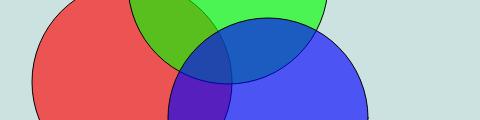
Frame 1 (no input)
Frame 60 (no input): identical to frame 1, image omitted
Frame 120 (the mouse pressed at the canvas centre since frame 60): identical to frame 1, image omitted

The p5.js sketch that drew this single still picture (run headless with seeded random() and noise() and a simulated clock; from frame 60 on, the mouse is pressed at the canvas centre):

// p5.js sketch
// ── sketch.js
function setup() {
  createCanvas(480,120);
  //noStroke();
}

function draw() {
  background(204, 226, 225);  //light blue
  fill(255, 0, 0, 160);   //red colour
  ellipse(132, 82, 200, 200); //red circle
  fill(0, 255, 0, 160); //green colour
  ellipse(228, -16, 200, 200); //  green circle
  fill(0, 0, 255, 160); //blue colour
  ellipse(268, 118, 200, 200); //blue circle


}
